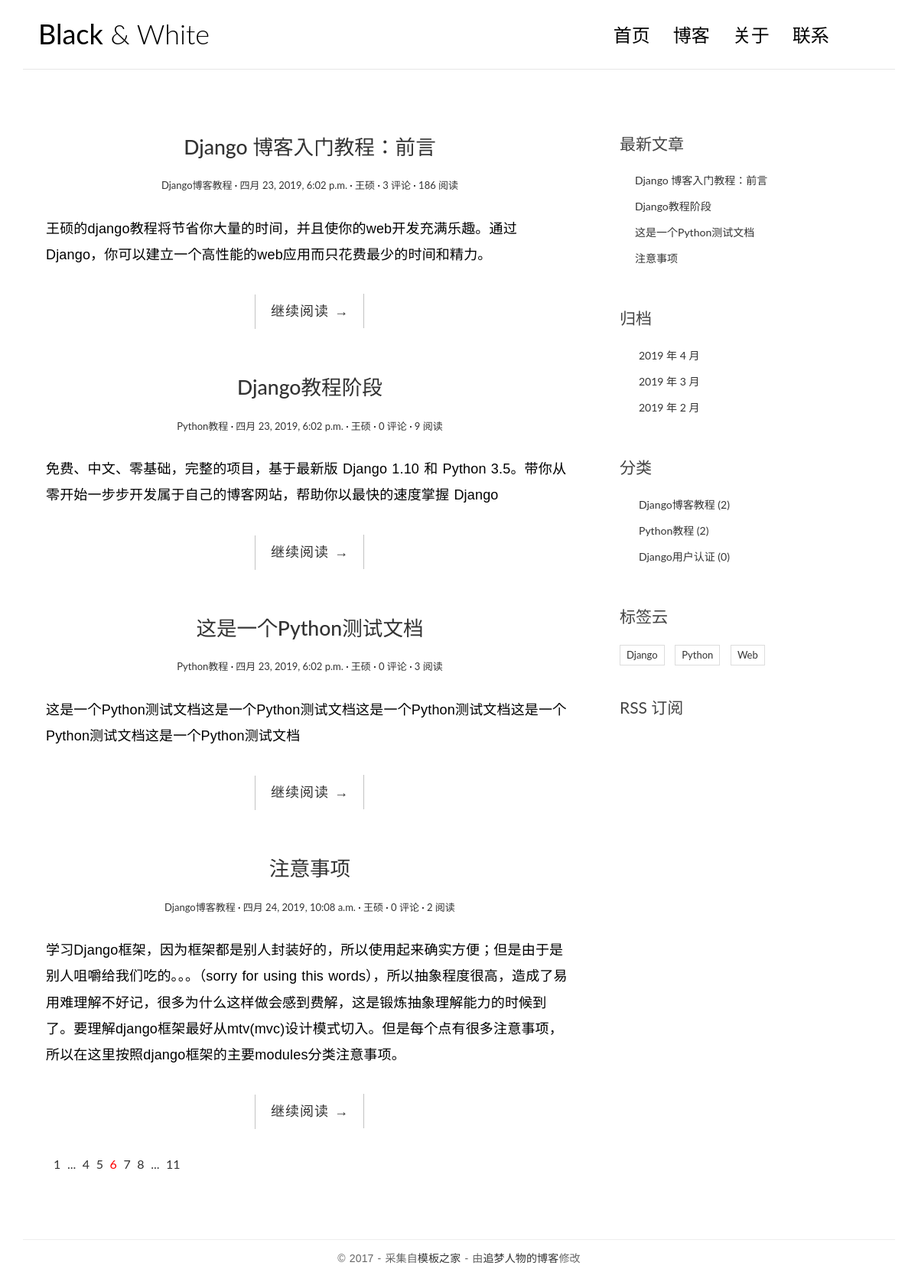
The app's page /, older data.
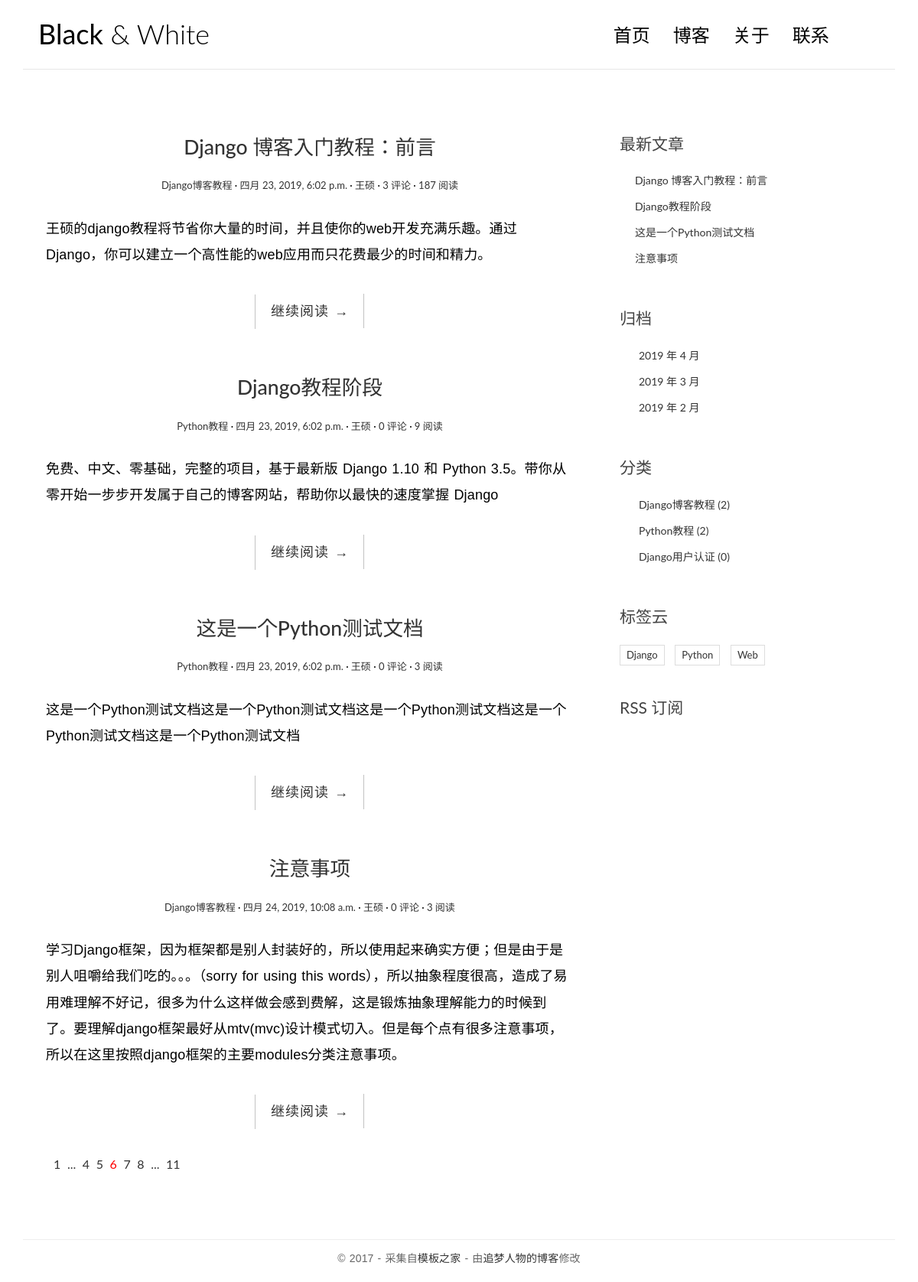
The same page, newer data.
### blog/models.py (models this page shows, shortened)
class Article(models.Model):
    title = models.CharField(max_length=255)
    auther = models.CharField(max_length=64)
    abstract = models.TextField()
    content = models.TextField()
    readnum = models.IntegerField(default=0)
    datetime = models.DateTimeField(auto_now_add=True,null=True,blank=True)
    sortid = models.ForeignKey('Sort',on_delete=models.CASCADE)
    h = models.ManyToManyField(to='Tag')

class Sort(models.Model):
    sortname = models.CharField(max_length=40)

### blog/views.py (the view)
# urls.py: url(r'^$',views.index,name="index"),
def index(request):
    articles = Article.objects.all()
    sorts = Sort.objects.all()
    tags = Tag.objects.all()
    datenow = datetime.datetime.now()
    return render(request,"blogtemplates/index.html",{"articles":articles,"sorts":sorts,"tags":tags,"datenow":datenow})

### templates/blogtemplates/index.html (shortened to what the changed rows need)
<!DOCTYPE html>
<html>
<head>
    <link rel="stylesheet" href="/static/css/bootstrap.min.css">
    <link rel="stylesheet" href="http://code.ionicframework.com/ionicons/2.0.1/css/ionicons.min.css">
    <link rel="stylesheet" href="/static/css/pace.css">
    <link rel="stylesheet" href="/static/css/custom.css">
</head>
<body>
<div class="container">
    <header id="site-header">
        <div class="row">
            <div class="col-md-4 col-sm-5 col-xs-8">
                <div class="logo">
                    <h1><a href="index.html"><b>Black</b> &amp; White</a></h1>
                </div>
            </div>
        </div>
    </header>
</div>
<div class="content-body">
    <div class="container">
        <div class="row">
            <main class="col-md-8">
                {% for article in articles %}
                <article class="post post-1">
                    <header class="entry-header">
                        <h1 class="entry-title">
                            <a href="{% url 'blog:single' article.id %}">{{article.title}}</a>
                        </h1>
                        <div class="entry-meta">
                            <span class="post-category"><a href="#">{{article.sortid.sortname}}</a></span>
                            <span class="post-date"><a href="#"><time class="entry-date"
                                                                      datetime="2012-11-09T23:15:57+00:00">{{article.datetime}}</time></a></span>
                            <span class="post-author"><a href="#">{{article.auther}}</a></span>
                            <span class="comments-link"><a href="#">{{article.comment_set.all.count}} 评论</a></span>
                            <span class="views-count"><a href="#">{{article.readnum}} 阅读</a></span>
                        </div>
                    </header>
                    <div class="entry-content clearfix">
                        <p>{{article.abstract}}</p>
                        <div class="read-more cl-effect-14">
                            <a href="{% url 'blog:single' article.id %}" class="more-link">继续阅读 <span class="meta-nav">→</span></a>
                        </div>
                    </div>
                </article>
                {% empty %}
                <h3>暂无文章</h3>
                {% endfor %}
            </main>
            <aside class="col-md-4">
                <div class="widget widget-recent-posts">
                    <ul>
                        {% for article in articles %}
                        <li>
                            <a href="{% url 'blog:single' article.id %}">{{article.title}}</a>
                        </li>
                        {% empty %}
                        <h3>暂无文章</h3>
                        {% endfor %}
                    </ul>
                </div>
            </aside>
        </div>
    </div>
</div>
</body>
</html>

Row changes from the older to the newer data that the page shows:
changed Article "Django 博客入门教程：前言": readnum "186" → "187"
changed Article "注意事项": readnum "2" → "3"
